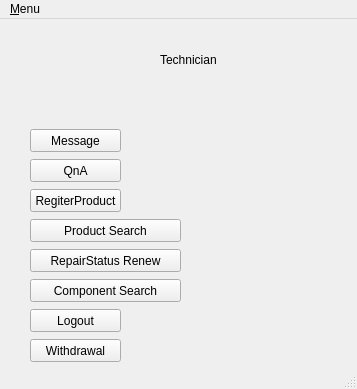
<?xml version="1.0" encoding="UTF-8"?>
<ui version="4.0">
 <class>TechnicianWindow</class>
 <widget class="QMainWindow" name="TechnicianWindow">
  <property name="geometry">
   <rect>
    <x>0</x>
    <y>0</y>
    <width>357</width>
    <height>389</height>
   </rect>
  </property>
  <property name="windowTitle">
   <string>MainWindow</string>
  </property>
  <widget class="QWidget" name="centralwidget">
   <widget class="QLabel" name="label">
    <property name="geometry">
     <rect>
      <x>160</x>
      <y>30</y>
      <width>111</width>
      <height>21</height>
     </rect>
    </property>
    <property name="text">
     <string>Technician</string>
    </property>
   </widget>
   <widget class="QPushButton" name="RegiterProduct">
    <property name="geometry">
     <rect>
      <x>30</x>
      <y>170</y>
      <width>91</width>
      <height>23</height>
     </rect>
    </property>
    <property name="text">
     <string>RegiterProduct</string>
    </property>
   </widget>
   <widget class="QPushButton" name="RepairStatusrenew">
    <property name="geometry">
     <rect>
      <x>30</x>
      <y>230</y>
      <width>151</width>
      <height>23</height>
     </rect>
    </property>
    <property name="text">
     <string>RepairStatus Renew</string>
    </property>
   </widget>
   <widget class="QPushButton" name="message">
    <property name="geometry">
     <rect>
      <x>30</x>
      <y>110</y>
      <width>91</width>
      <height>23</height>
     </rect>
    </property>
    <property name="text">
     <string>Message</string>
    </property>
   </widget>
   <widget class="QPushButton" name="productSearch">
    <property name="geometry">
     <rect>
      <x>30</x>
      <y>200</y>
      <width>151</width>
      <height>23</height>
     </rect>
    </property>
    <property name="text">
     <string>Product Search</string>
    </property>
   </widget>
   <widget class="QPushButton" name="QnA">
    <property name="geometry">
     <rect>
      <x>30</x>
      <y>140</y>
      <width>91</width>
      <height>23</height>
     </rect>
    </property>
    <property name="text">
     <string>QnA</string>
    </property>
   </widget>
   <widget class="QPushButton" name="logout">
    <property name="geometry">
     <rect>
      <x>30</x>
      <y>290</y>
      <width>91</width>
      <height>23</height>
     </rect>
    </property>
    <property name="text">
     <string>Logout</string>
    </property>
   </widget>
   <widget class="QPushButton" name="Withdrawal">
    <property name="geometry">
     <rect>
      <x>30</x>
      <y>320</y>
      <width>91</width>
      <height>23</height>
     </rect>
    </property>
    <property name="text">
     <string>Withdrawal</string>
    </property>
   </widget>
   <widget class="QPushButton" name="compoSearch">
    <property name="geometry">
     <rect>
      <x>30</x>
      <y>260</y>
      <width>151</width>
      <height>23</height>
     </rect>
    </property>
    <property name="text">
     <string>Component Search</string>
    </property>
   </widget>
  </widget>
  <widget class="QMenuBar" name="menubar">
   <property name="geometry">
    <rect>
     <x>0</x>
     <y>0</y>
     <width>357</width>
     <height>21</height>
    </rect>
   </property>
   <widget class="QMenu" name="menu_Menu">
    <property name="title">
     <string>&amp;Menu</string>
    </property>
    <addaction name="action_Logout"/>
   </widget>
   <addaction name="menu_Menu"/>
  </widget>
  <widget class="QStatusBar" name="statusbar"/>
  <action name="action_Logout">
   <property name="text">
    <string>&amp;Logout</string>
   </property>
  </action>
 </widget>
 <resources/>
 <connections/>
</ui>
